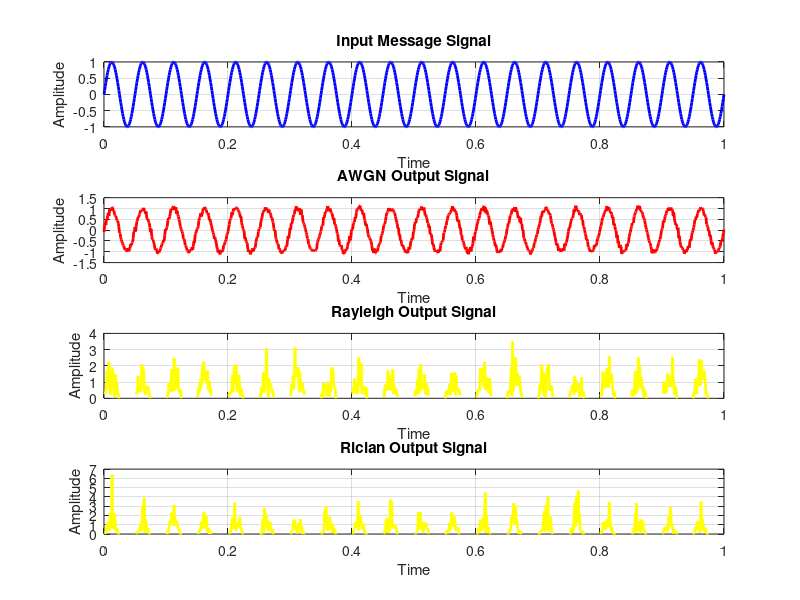

Reproduce this figure in MATLAB.
clc
clear all;
close all;

% signal chracteristics
fs = 1000;
t = 0:1/fs:1;
f = 20;
snr = 20;

% input message signal (sine wave)
x = sin(2 * pi * f * t);% generates a sine wave of frequency f

% plot the input signal (sine wave)
subplot(4,1,1),plot(t, x, 'b', 'Linewidth', 2);
xlabel('Time');
ylabel('Amplitude');
title('Input Message Signal');
grid on;

% signal with white Gaussian noise
x_nn = awgn(x, snr, 'measured');% adds White Gaussian Noise to the signal

% plot the noisy signal
subplot(4,1,2),plot(t, x_nn, 'r', 'Linewidth', 2);
xlabel('Time');
ylabel('Amplitude');
title('AWGN Output Signal');
grid on;

% adds rayleigh Noise to the signal
x_rf = raylrnd(x); % rayleigh random variables
% plot the noisy signal
subplot(4,1,3),plot(t, x_rf, 'y', 'Linewidth', 2);
xlabel('Time');
ylabel('Amplitude');
title('Rayleigh Output Signal');
grid on;

% adds rician Noise to the signal
x_ric = raylrnd(x).*raylrnd(x); % rayleigh random variables
% plot the noisy signal
subplot(4,1,4),plot(t, x_ric, 'y', 'Linewidth', 2);
xlabel('Time');
ylabel('Amplitude');
title('Rician Output Signal');
grid on;
